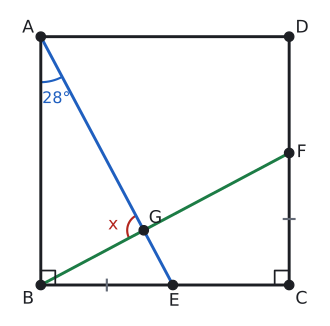

Here is the Python script that generated this plot:
import sys; sys.path.insert(0, "tools")
from cizim import *

def centik(ax, P, Q, n=1, renk=SOLUK, L=0.13, ara=0.09):
    """[PQ] kenarının ortasına n çentik (eş kenar işareti)."""
    P, Q = np.asarray(P, float), np.asarray(Q, float)
    u = (Q - P) / np.linalg.norm(Q - P); v = np.array([-u[1], u[0]]); M = (P + Q) / 2
    for k in range(n):
        c = M + (k - (n - 1) / 2) * ara * u
        ax.plot(*zip(c - L * v, c + L * v), color=renk, lw=1.6)

def olc(K, P, Q):
    a, b = np.asarray(P) - K, np.asarray(Q) - K
    return round(float(np.degrees(np.arccos(np.dot(a, b) / np.linalg.norm(a) / np.linalg.norm(b)))), 3)

def uz(P, Q): return round(float(np.linalg.norm(np.asarray(P) - np.asarray(Q))), 3)

def dik(ax, K, P, Q, k=0.25, renk=YAZI):
    K = np.asarray(K, float)
    a = (np.asarray(P) - K) / np.linalg.norm(np.asarray(P) - K); b = (np.asarray(Q) - K) / np.linalg.norm(np.asarray(Q) - K)
    ax.plot(*zip(K + k * a, K + k * (a + b), K + k * b), color=renk, lw=1.3)

def yon(d): return np.array([np.cos(np.radians(d)), np.sin(np.radians(d))])

# Alıştırma soru 6: ABCD kare, |BE| = |CF|, m(BAE) = 28 -> ABE ≅ BCF, m(AGB) = 90.
A = np.array([0.0, 6.0]); B = np.array([0.0, 0.0]); C = np.array([6.0, 0.0]); D = np.array([6.0, 6.0])
be = 6 * np.tan(np.radians(28)); E = np.array([be, 0.0]); F = np.array([6.0, be])
u, v = E - A, F - B; s = np.linalg.solve(np.array([u, -v]).T, B - A); G = A + s[0] * u
print("BE", round(be, 3), "CF", uz(C, F), "BAE", olc(A, B, E), "CBF", olc(B, C, F), "AGB", olc(G, A, B))
fig, ax = sekil(4.4, 4.2)
ax.set_aspect("equal"); ax.axis("off")
ax.plot(*zip(A, B, C, D, A), color=YAZI)
ax.plot(*zip(A, E), color=MAVI); ax.plot(*zip(B, F), color=YESIL)
centik(ax, B, E, 1); centik(ax, C, F, 1)
dik(ax, B, A, C, k=0.35); dik(ax, C, B, D, k=0.35)
aci(ax, A, B, E, r=1.1, renk=MAVI)
ax.text(*(A + 1.55 * yon(-76)), "28°", color=MAVI, ha="center", va="center", fontsize=12)
aci(ax, G, A, B, r=0.4, renk=KIRMIZI)
ax.text(*(G + 0.75 * yon(170)), "x", color=KIRMIZI, ha="center", va="center", fontsize=13)
nokta(ax, *A, "A", dx=-0.45, dy=0.1); nokta(ax, *B, "B", dx=-0.45, dy=-0.45); nokta(ax, *C, "C", dx=0.15, dy=-0.45)
nokta(ax, *D, "D", dx=0.15, dy=0.1); nokta(ax, *E, "E", dx=-0.1, dy=-0.5); nokta(ax, *F, "F", dx=0.18, dy=-0.1)
nokta(ax, *G, "G", dx=0.12, dy=0.18)
ax.set_xlim(-0.8, 6.8); ax.set_ylim(-0.8, 6.7)
kaydet(fig, __file__)
